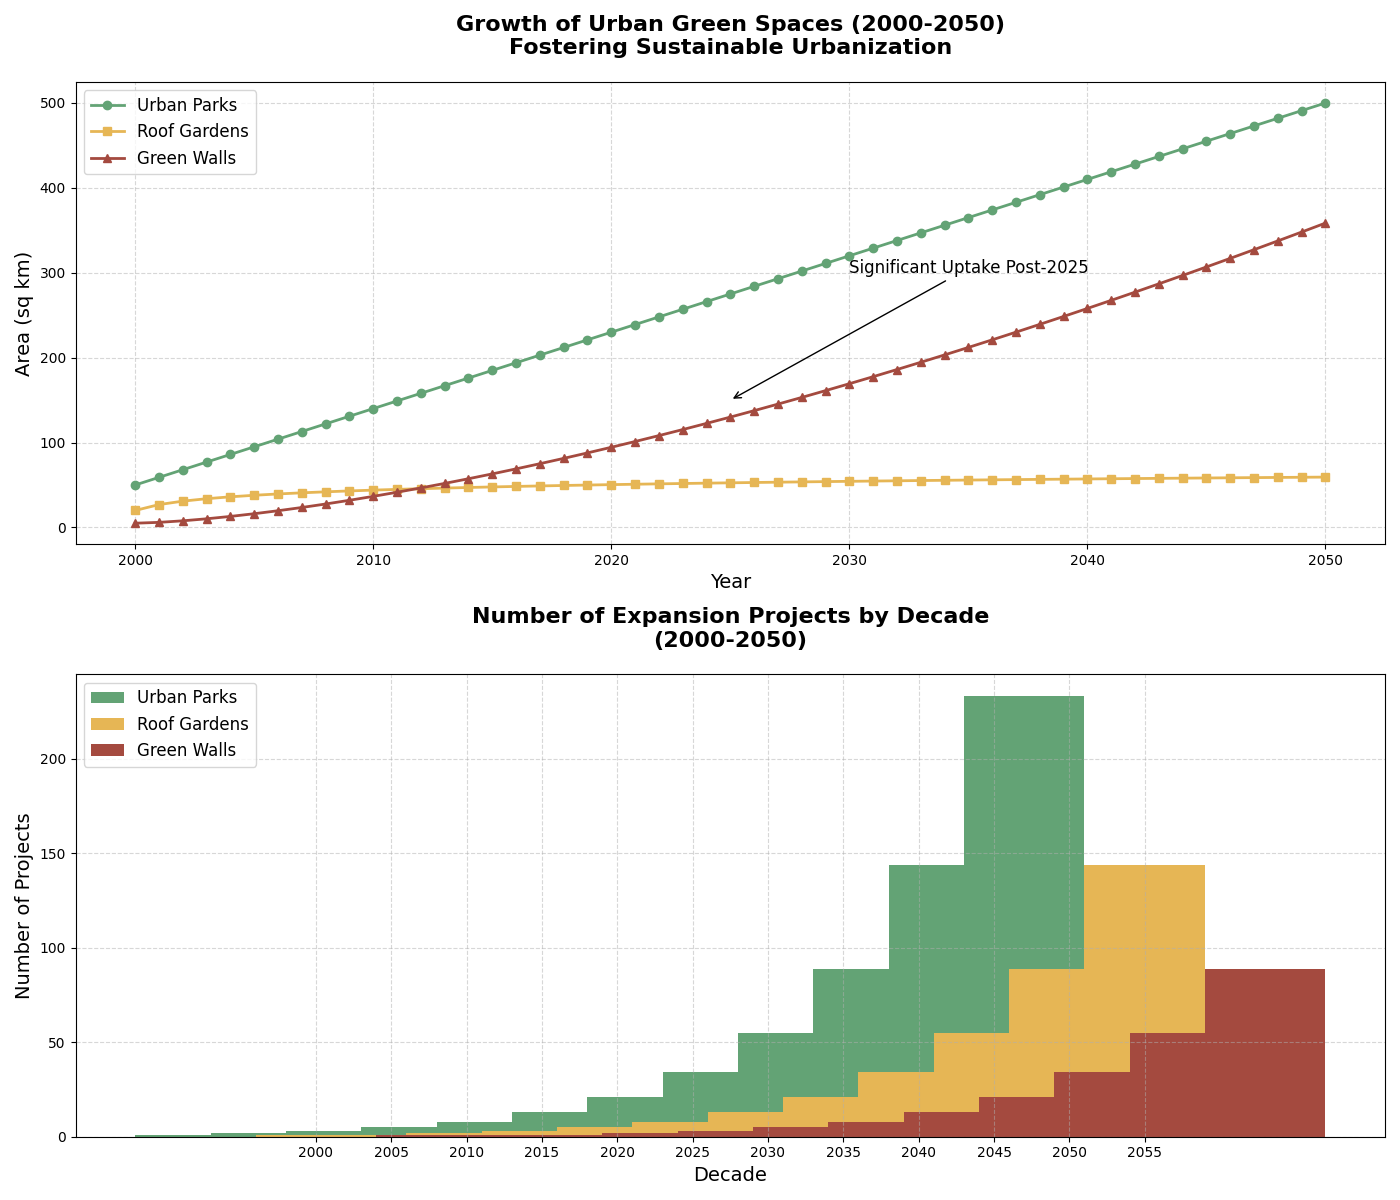

Recreate this plot in Python.
import matplotlib.pyplot as plt
import numpy as np

# Backstory: Studying the Accelerating Growth of Urban Green Spaces
# Over the decades, urban areas have been increasingly adopting green spaces to combat pollution and enhance well-being.
# We will analyze the growth in three major types of green spaces: Urban Parks, Roof Gardens, and Green Walls from 2000 to 2050.

# Years for the x-axis
years = np.arange(2000, 2051)

# Data: Growth in square kilometers (sq km) for each type of green space
urban_parks = np.linspace(50, 500, len(years))  # Linear growth
roof_gardens = 20 + 10 * np.log1p(years - 2000)  # Logarithmic growth
green_walls = 5 + (years - 2000) ** 1.5  # Polynomial growth

# Creating a figure with two subplots
fig, (ax1, ax2) = plt.subplots(2, 1, figsize=(14, 12))

# Main line chart for the growth of each green space type
ax1.plot(years, urban_parks, label='Urban Parks', color='#63A375', linewidth=2, marker='o')
ax1.plot(years, roof_gardens, label='Roof Gardens', color='#E6B655', linewidth=2, marker='s')
ax1.plot(years, green_walls, label='Green Walls', color='#A44A3F', linewidth=2, marker='^')

# Adding titles and labels with line breaks for clarity
ax1.set_title('Growth of Urban Green Spaces (2000-2050)\nFostering Sustainable Urbanization', fontsize=16, fontweight='bold', pad=20)
ax1.set_xlabel('Year', fontsize=14)
ax1.set_ylabel('Area (sq km)', fontsize=14)
ax1.legend(loc='upper left', fontsize=12)
ax1.grid(True, linestyle='--', alpha=0.5)

# Adding annotations for notable years
ax1.annotate('Significant Uptake Post-2025', xy=(2025, 150), xytext=(2030, 300),
             arrowprops=dict(facecolor='black', arrowstyle='->'), fontsize=12)

# Histogram data: Frequency of expansion projects by type
expansion_projects_urban_parks = [1, 2, 3, 5, 8, 13, 21, 34, 55, 89, 144, 233]
expansion_projects_roof_gardens = [1, 1, 2, 3, 5, 8, 13, 21, 34, 55, 89, 144]
expansion_projects_green_walls = [1, 1, 1, 2, 3, 5, 8, 13, 21, 34, 55, 89]

# Binning the years into half of decade
decades = np.arange(2000, 2060, 5)

# Secondary plot: Stacked bar chart of expansion projects by type
width = 8  # width of the bars
ax2.bar(decades - width, expansion_projects_urban_parks, width, label='Urban Parks', color='#63A375')
ax2.bar(decades, expansion_projects_roof_gardens, width, label='Roof Gardens', color='#E6B655')
ax2.bar(decades + width, expansion_projects_green_walls, width, label='Green Walls', color='#A44A3F')

# Adding titles and labels with line breaks for clarity
ax2.set_title('Number of Expansion Projects by Decade\n(2000-2050)', fontsize=16, fontweight='bold', pad=20)
ax2.set_xlabel('Decade', fontsize=14)
ax2.set_ylabel('Number of Projects', fontsize=14)
ax2.set_xticks(decades)
ax2.legend(loc='upper left', fontsize=12)
ax2.grid(True, linestyle='--', alpha=0.5)

# Automatically adjust layout to prevent overlap
plt.tight_layout()

# Display the plots
plt.show()
